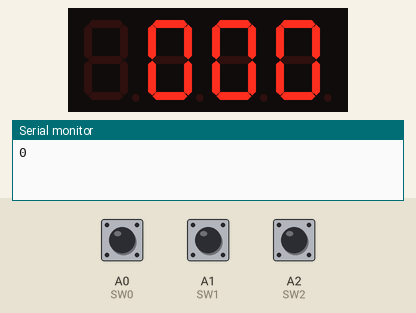
This sketch was run on a simulated Arduino Uno, built with avr-gcc and run on an emulated ATmega328P. On the bench: 4-digit seven-segment display, the last lines printed to the serial monitor. Wiring (inferred from the names in the program): 4-digit 7-segment display, segments lit when HIGH: segments pin 2, pin 3, pin 4, pin 5, pin 6, pin 7, pin 8, pin 9; digit selects pin 10, pin 11, pin 12, pin 13. The inputs (shaded band) are chosen by the test bench; at power-on: A0 (SW0) HIGH, A1 (SW1) HIGH, A2 (SW2) HIGH. The segment pins are drawn as the display they are named for.

Above: at 0.1 s.
At 4.2 s:
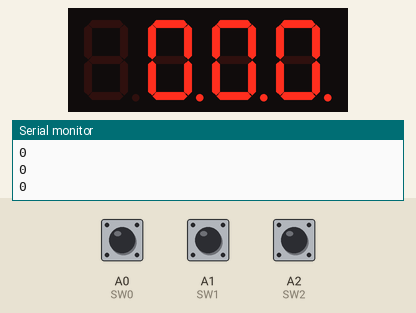
4.3 s: A0 (SW0) pulled LOW for 1.45 s
At 5.0 s:
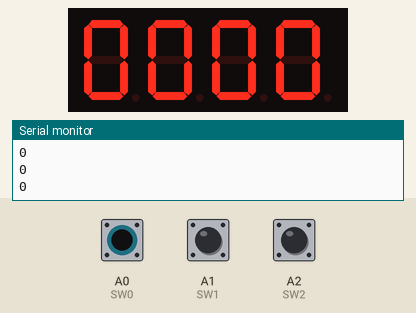
Timing chart, 0 to 7.3 s (numbered marks = the images above; inputs shaded):
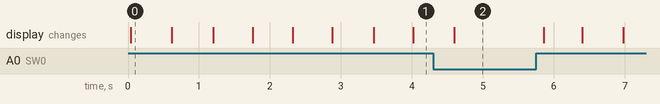

The sketch:

LED_12_HOURS_CLOCK.ino
```cpp
#include <TimeLib.h>
int digit1 = 10;
int digit2 = 11;
int digit3 = 12;
int digit4 = 13;


int segA = 2; //Display pin a
int segB = 3; //Dissplay pin b
int segC = 4; //Display pin c
int segD = 5; //Display pin d
int segE = 6; //Display pin e
int segF = 7; //Display pin f
int segG = 8; //Display pin g
int segDP = 9;// Display pin dot

//input pins for push buttons
byte SW0 = A0; //Adjust button
byte SW1 = A1;
byte SW2 = A2;


void setup() {


  pinMode(segA, OUTPUT);
  pinMode(segB, OUTPUT);
  pinMode(segC, OUTPUT);
  pinMode(segD, OUTPUT);
  pinMode(segE, OUTPUT);
  pinMode(segF, OUTPUT);
  pinMode(segG, OUTPUT);
  pinMode(segDP, OUTPUT);

  pinMode(digit1, OUTPUT);
  pinMode(digit2, OUTPUT);
  pinMode(digit3, OUTPUT);
  pinMode(digit4, OUTPUT);

//  pinMode(13, OUTPUT);

 Serial.begin(9600);

  pinMode(SW0, INPUT);
  pinMode(SW1, INPUT);
  pinMode(SW2, INPUT);

  digitalWrite(SW0, HIGH);
  digitalWrite(SW1, HIGH);
  digitalWrite(SW2, HIGH);
}

void loop() {
   digitalWrite(segDP, HIGH);
   int hr = hour();
  int timp = ( (hr>12)?(hr%12):hr)*100+minute();
  Serial.println(timp);
// display parts
   for(int i = 250 ; i >0  ; i--) {
     if (timp > 100) displayNumber01(timp);
     else displayNumber02(timp);
   }

   for(int i = 250 ; i >0  ; i--) {
     if (timp > 100) displayNumber03(timp);
     else displayNumber04(timp);
   }

  if (!(digitalRead(SW0))) set_time();
}


void set_time()   {
  byte minutes1 = 0;
  byte hours1 = 0;
  byte minutes = minute();
  byte hours = hour();

  while (!digitalRead(SW0))
  {
    minutes1=minutes;
    hours1=hours;


    while (!digitalRead(SW1))
    {
     minutes++;

    if (minutes > 59) minutes = 0;
     for(int i = 20 ; i >0  ; i--) {
       int timp= hours*100+minutes;
     if (timp > 1000) displayNumber01(timp);
     else displayNumber02(timp);
     }


    delay(150);
    }

    while (!digitalRead(SW2))
    {
     hours++;

     if (hours > 12) hours = 0;

     for(int i = 20 ; i >0  ; i--) {
     int timp= hours*100+minutes;
     if (timp > 1000) displayNumber01(timp);
     else displayNumber02(timp);
     }


     delay(150);
    }


     for(int i = 20 ; i >0  ; i--) {
     displayNumber01(hours*100+minutes);
     }
     setTime(hours,minutes,0,0,0,0);
 //  delay(150);

  }

}


void displayNumber01(int toDisplay) {
#define DISPLAY_BRIGHTNESS  500
//
//#define HIGH  HIGH
//#define LOW  LOW

  for(int digit = 4 ; digit > 0 ; digit--) {


    switch(digit) {
    case 1:
     digitalWrite(digit1, HIGH);
     digitalWrite(segDP, LOW);
      break;
   case 2:
      digitalWrite(digit2, HIGH);
      digitalWrite(segDP, LOW);
      break;
    case 3:
      digitalWrite(digit3, HIGH);
      digitalWrite(segDP, LOW);
      break;
    case 4:
      digitalWrite(digit4, HIGH);
      digitalWrite(segDP, LOW);
      break;
    }
    lightNumber(toDisplay % 10);
    toDisplay /= 10;
    delayMicroseconds(DISPLAY_BRIGHTNESS);


    lightNumber(10);


    digitalWrite(digit1, LOW);
    digitalWrite(digit2, LOW);
    digitalWrite(digit3, LOW);
    digitalWrite(digit4, LOW);
}
}

void displayNumber02(int toDisplay) {
#define DISPLAY_BRIGHTNESS  500

//#define HIGH  HIGH
//#define LOW  LOW

  for(int digit = 4 ; digit > 0 ; digit--) {


    switch(digit) {
    case 1:
     lightNumber(10);
     digitalWrite(segDP, LOW);
     break;
   case 2:
      digitalWrite(digit2, HIGH);
      digitalWrite(segDP, LOW);
      break;
    case 3:
      digitalWrite(digit3, HIGH);
      digitalWrite(segDP, LOW);
      break;
    case 4:
      digitalWrite(digit4, HIGH);
      digitalWrite(segDP, LOW);
      break;
    }
    lightNumber(toDisplay % 10);
    toDisplay /= 10;
    delayMicroseconds(DISPLAY_BRIGHTNESS);


    lightNumber(10);


    digitalWrite(digit1, LOW);
    digitalWrite(digit2, LOW);
    digitalWrite(digit3, LOW);
    digitalWrite(digit4, LOW);
}
}

void displayNumber03(int toDisplay) {
#define DISPLAY_BRIGHTNESS  500

//#define HIGH  HIGH
//#define LOW  LOW

  for(int digit = 4 ; digit > 0 ; digit--) {


    switch(digit) {
    case 1:
     digitalWrite(digit1, HIGH);
     digitalWrite(segDP, HIGH);
      break;
   case 2:
      digitalWrite(digit2, HIGH);
      digitalWrite(segDP, HIGH);
      break;
    case 3:
      digitalWrite(digit3, HIGH);
      digitalWrite(segDP, HIGH);
      break;
    case 4:
      digitalWrite(digit4, HIGH);
      digitalWrite(segDP, HIGH);
      break;
    }
    lightNumber(toDisplay % 10);
    toDisplay /= 10;
    delayMicroseconds(DISPLAY_BRIGHTNESS);


    lightNumber(10);


    digitalWrite(digit1, LOW);
    digitalWrite(digit2, LOW);
    digitalWrite(digit3, LOW);
    digitalWrite(digit4, LOW);
}
}

void displayNumber04(int toDisplay) {
#define DISPLAY_BRIGHTNESS  500

//#define HIGH  HIGH
//#define LOW  LOW

  for(int digit = 4 ; digit > 0 ; digit--) {


    switch(digit) {
    case 1:
     lightNumber(10);
     digitalWrite(segDP, HIGH);
     break;
   case 2:
      digitalWrite(digit2, HIGH);
      digitalWrite(segDP, HIGH);
      break;
    case 3:
      digitalWrite(digit3, HIGH);
      digitalWrite(segDP, HIGH);
      break;
    case 4:
      digitalWrite(digit4, HIGH);
      digitalWrite(segDP, HIGH);
      break;
    }
    lightNumber(toDisplay % 10);
    toDisplay /= 10;
    delayMicroseconds(DISPLAY_BRIGHTNESS);

     //Turn off all segments
    lightNumber(10);

    //Turn off all digits
    digitalWrite(digit1, LOW);
    digitalWrite(digit2, LOW);
    digitalWrite(digit3, LOW);
    digitalWrite(digit4, LOW);
}
}

void lightNumber(int numberToDisplay) {

//#define HIGH  LOW
//#define LOW HIGH

  switch (numberToDisplay){

  case 0:
    digitalWrite(segA, HIGH);
    digitalWrite(segB, HIGH);
    digitalWrite(segC, HIGH);
    digitalWrite(segD, HIGH);
    digitalWrite(segE, HIGH);
    digitalWrite(segF, HIGH);
    digitalWrite(segG, LOW);
    break;

  case 1:
    digitalWrite(segA, LOW);
    digitalWrite(segB, HIGH);
    digitalWrite(segC, HIGH);
    digitalWrite(segD, LOW);
    digitalWrite(segE, LOW);
    digitalWrite(segF, LOW);
    digitalWrite(segG, LOW);
    break;

  case 2:
    digitalWrite(segA, HIGH);
    digitalWrite(segB, HIGH);
    digitalWrite(segC, LOW);
    digitalWrite(segD, HIGH);
    digitalWrite(segE, HIGH);
    digitalWrite(segF, LOW);
    digitalWrite(segG, HIGH);
    break;

  case 3:
    digitalWrite(segA, HIGH);
    digitalWrite(segB, HIGH);
    digitalWrite(segC, HIGH);
    digitalWrite(segD, HIGH);
    digitalWrite(segE, LOW);
    digitalWrite(segF, LOW);
    digitalWrite(segG, HIGH);
    break;

  case 4:
    digitalWrite(segA, LOW);
    digitalWrite(segB, HIGH);
    digitalWrite(segC, HIGH);
    digitalWrite(segD, LOW);
    digitalWrite(segE, LOW);
    digitalWrite(segF, HIGH);
    digitalWrite(segG, HIGH);
    break;

  case 5:
    digitalWrite(segA, HIGH);
    digitalWrite(segB, LOW);
    digitalWrite(segC, HIGH);
    digitalWrite(segD, HIGH);
    digitalWrite(segE, LOW);
    digitalWrite(segF, HIGH);
    digitalWrite(segG, HIGH);
    break;

  case 6:
    digitalWrite(segA, HIGH);
    digitalWrite(segB, LOW);
    digitalWrite(segC, HIGH);
    digitalWrite(segD, HIGH);
    digitalWrite(segE, HIGH);
    digitalWrite(segF, HIGH);
    digitalWrite(segG, HIGH);
    break;

  case 7:
    digitalWrite(segA, HIGH);
    digitalWrite(segB, HIGH);
    digitalWrite(segC, HIGH);
    digitalWrite(segD, LOW);
    digitalWrite(segE, LOW);
    digitalWrite(segF, LOW);
    digitalWrite(segG, LOW);
    break;

  case 8:
    digitalWrite(segA, HIGH);
    digitalWrite(segB, HIGH);
    digitalWrite(segC, HIGH);
    digitalWrite(segD, HIGH);
    digitalWrite(segE, HIGH);
    digitalWrite(segF, HIGH);
    digitalWrite(segG, HIGH);
    break;

  case 9:
    digitalWrite(segA, HIGH);
    digitalWrite(segB, HIGH);
    digitalWrite(segC, HIGH);
    digitalWrite(segD, HIGH);
    digitalWrite(segE, LOW);
    digitalWrite(segF, HIGH);
    digitalWrite(segG, HIGH);
    break;


    break;

  }
}
```

Measured:
- after the input at 4.3 s, the display: changes after 0.30 s (image 2)
- what the display in image 0 shows lasts 0.6 s, from 0.0 s to 0.6 s
